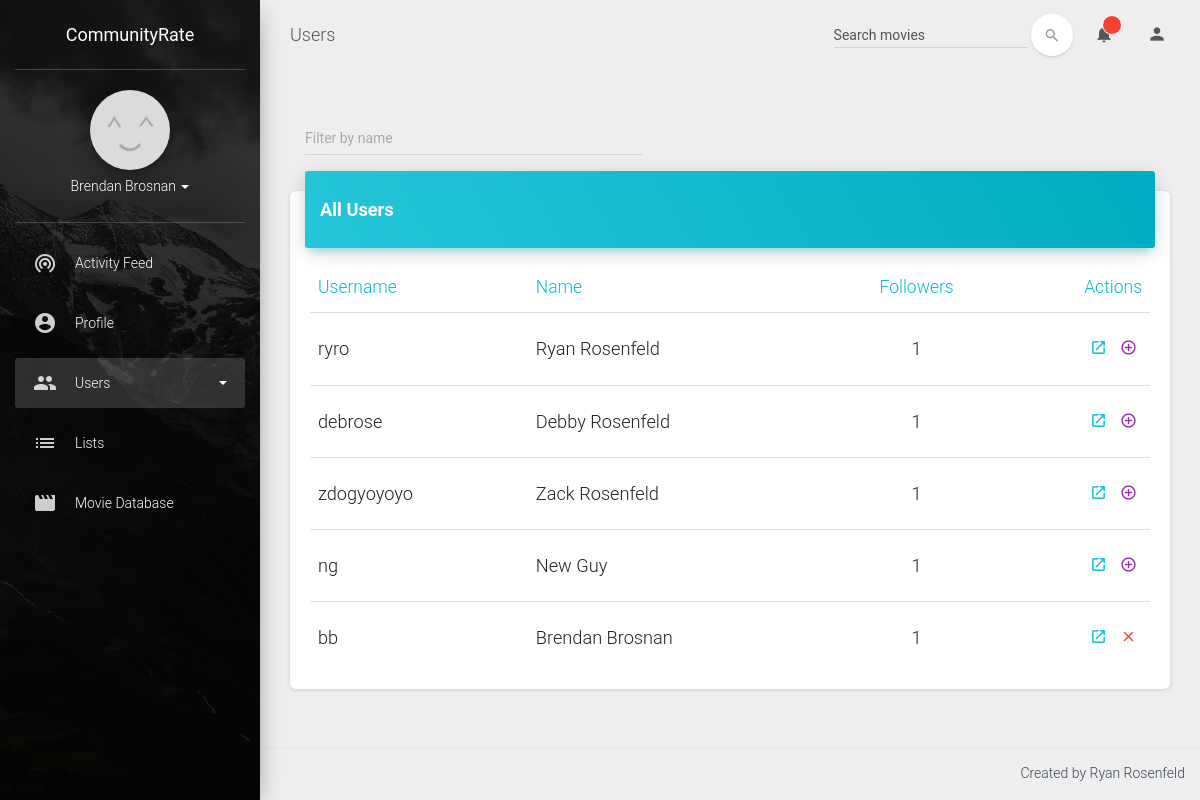
The app's page /users/ (signed in), older data.
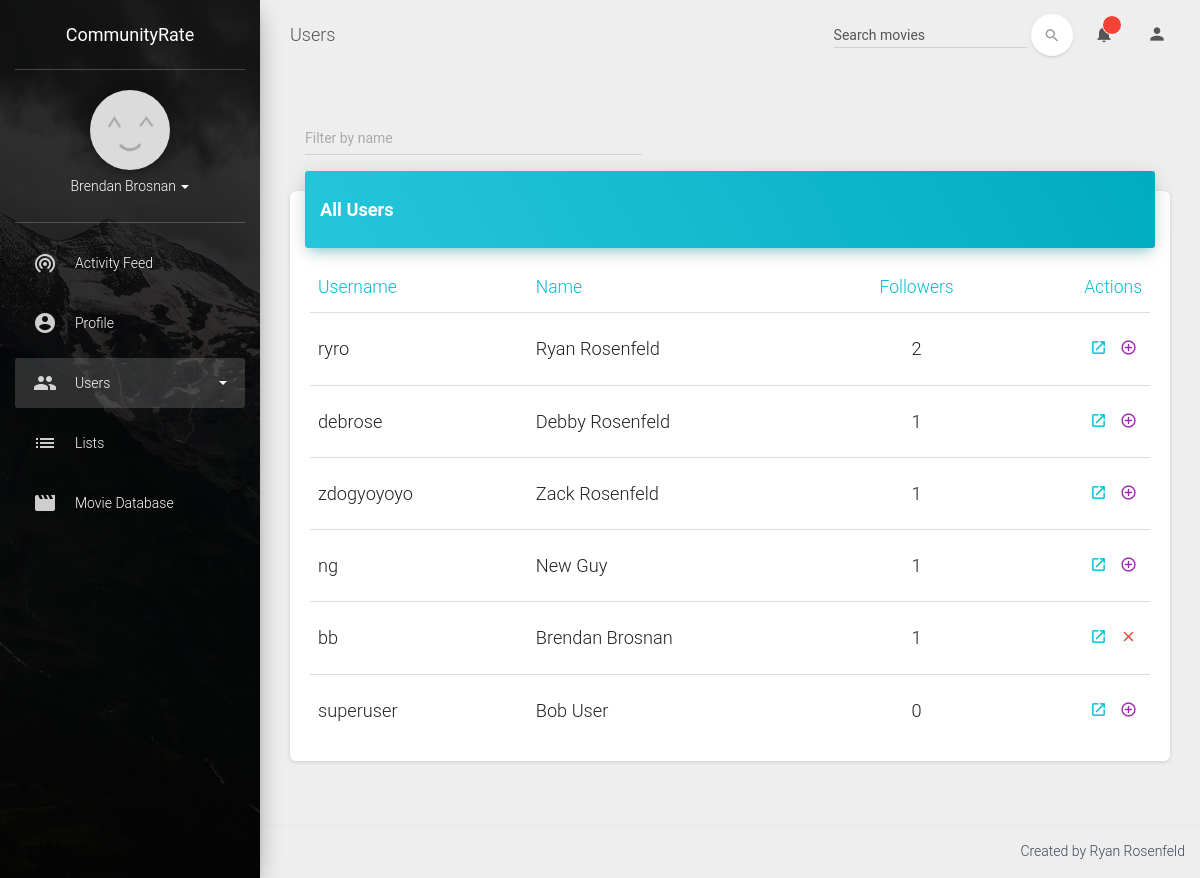
The same page, newer data.
### general/models.py (models this page shows)
class SiteUser(AbstractUser):
    fb_id = models.CharField(max_length=100, blank=True)
    fav_quote = models.TextField(blank=True)
    about_me = models.TextField(blank=True)
    has_pic = models.BooleanField(default=False)

### users/views.py (the view)
# urls.py: url(r'^users/', user_views.main_view),
def main_view(request, response=None):
    users = []
    following = request.user.follower_set.all()
    followers = request.user.following_set.all()
    all_users = SiteUser.objects.all()
    for user in all_users:
        followers_count = len(user.following_set.all())
        query = following.filter(following=user)
        already_following = (len(query) > 0) | (user == request.user)
        users.append((user, followers_count, already_following))
    users = sorted(users, key=lambda x: x[1], reverse=True)
    title = "Top Users"
    comment = "Find new favorites!"
    return render(request, 'users/main.html', {'num_followers': len(followers),
                                               'num_following': len(following),
                                               'users': users,
                                               'response': response,
                                               'title': title,
                                               'comment': comment,
                                               'page': 'users',
                                               'followers': followers,
                                               'following': following})

### general/context_processors.py (called while the page is built)
def rand_pic_string(request):
    return {'rand_pic_string': '?' + str(randint(0, 100000000))}

### templates/users/main.html (shortened to what this page needs)
{% extends 'base.html' %}
{% load static %}
{% block header %}
    <link href="https://afeld.github.io/emoji-css/emoji.css" rel="stylesheet">
    {% load static %}
    <link href="{% static 'general/css/profile.css' %}" rel="stylesheet">
{% endblock %}
{% block content %}
    <div class="col-md-12">
        <div class="col-md-5">
            <div class="form-group label-floating">
                <label class="control-label">Filter by name</label>
                <input id="filter-users" class="form-control">
            </div>
        </div>
        <div class="card">
            <div class="card-header" data-background-color="blue">
                    <h4 class="title card-header-title">All Users</h4>
            </div>
            <div class="card-content">
                <table class="table">
                    <thead class="text-info">
                        <th>Username</th>
                        <th>Name</th>
                        <th class="text-center">Followers</th>
                        <th class="text-right">Actions</th>
                    </thead>
                    <tbody>
                        {% for u, count, already_following in users %}
                            <tr id="{{ u.first_name|lower }} {{ u.last_name|lower }}">
                                <td>
                                    <h4>{{ u.username }}</h4>
                                </td>
                                <td>
                                    <h4>{{ u.first_name }} {{ u.last_name }}</h4>
                                </td>
                                <td>
                                    <h4 class="text-center" id="fcount-{{ u.username }}">{{ count }}</h4>
                                </td>
                                <td class="td-actions text-right" id="td-actions-{{ u.username }}">
                                    <button type="button" rel="tooltip" title="Visit profile" class="btn btn-info btn-simple" onclick="window.location.href='/profile/{{ u.username }}/'">
                                        <i class="material-icons">launch</i>
                                    </button>
                                    {% if already_following %}
                                        <button type="button" id="fbtn-{{ u.username }}" rel="tooltip" title="Unfollow" class="btn btn-danger btn-simple ufbtn">
                                            <i class="material-icons">clear</i>
                                        </button>
                                    {% else %}
                                        <button type="button" id="fbtn-{{ u.username }}" rel="tooltip" title="Follow" class="btn btn-primary btn-simple fbtn">
                                            <i class="material-icons">add_circle_outline</i>
                                        </button>
                                    {% endif %}
                                </td>
                            </tr>
                        {% endfor %}
                    </tbody>
                </table>
            </div>
        </div>
    </div>
{% endblock %}

### templates/base.html (shortened to what this page needs)
<!doctype html>
<html lang="en">
<head>
    {% load static %}
    <link href="https://maxcdn.bootstrapcdn.com/bootstrap/3.3.7/css/bootstrap.min.css" rel="stylesheet" />
    <link href="{% static 'material-dash/assets/css/material-dashboard.css' %}" rel="stylesheet"/>
    <link href="http://maxcdn.bootstrapcdn.com/font-awesome/latest/css/font-awesome.min.css" rel="stylesheet">
    <link href="{% static 'general/css/style.css' %}" rel="stylesheet">
    {% block header %}
    {% endblock %}
</head>
<body>
	<div class="wrapper">
	    <div class="sidebar" data-active-color="purple" data-background-color="black" data-image="{% static 'material-dash/assets/img/sidebar-1.jpg' %}">
			<div class="logo">
				<a href="/" class="simple-text">
					CommunityRate
				</a>
			</div>
	    	<div class="sidebar-wrapper">
                <div class="user">
                    <div class="photo">
                        {% if request.user.has_pic %}
                            <img src="{% with 'general/img/prof_pics/'|add:request.user.username|add:'.jpg'|add:rand_pic_string as img %}{% static img %}{% endwith %}">
                        {% else %}
                            <img src="{% static 'material-dash/assets/img/placeholder.jpg' %}">
                        {% endif %}
                    </div>
                    <div class="info">
                        <a data-toggle="collapse" href="#collapseExample" class="collapsed">
                            {{ request.user.get_full_name }}
                            <b class="caret"></b>
                        </a>
                    </div>
                </div>
	            <ul class="nav">
	                <li {% if page == 'activity_feed' %}class="active"{% endif %}>
	                    <a href="/">
	                        <i class="material-icons">wifi_tethering</i>
	                        <p>Activity Feed</p>
	                    </a>
	                </li>
                    <li {% if page == 'profile' %}class="active"{% endif %}>
                        <a href="/profile/">
                            <i class="material-icons">account_circle</i>
                            <p>Profile</p>
                        </a>
                    </li>
                    <li {% if page == 'users' or page == 'relationships' %}class="active"{% endif %}>
                        <a data-toggle="collapse" href="#users">
                            <i class="material-icons">people</i>
                            <p>Users
                                <b class="caret"></b>
                            </p>
                        </a>
                    </li>
                    <li {% if page == 'lists' %}class="active"{% endif %}>
                        <a href="/lists/">
                            <i class="material-icons">list</i>
                            <p>Lists</p>
                        </a>
                    </li>
                    <li {% if page == 'movies' %}class="active"{% endif %}>
                        <a href="/movies/">
                            <i class="material-icons">movie</i>
                            <p>Movie Database</p>
                        </a>
                    </li>
	            </ul>
	    	</div>
		</div>
	    <div class="main-panel">
			<nav class="navbar navbar-transparent navbar-absolute">
				<div class="container-fluid">
					<div class="navbar-header">
                        <a class="navbar-brand" href="#">
                            {% if page == 'activity_feed' %}Activity Feed
                            {% elif page == 'profile' %}Profile
                            {% elif page == 'discover' %}Discover
                            {% elif page == 'users' or page == 'relationships' %}Users
                            {% elif page == 'movies' %}Movies
                            {% endif %}
                        </a>
					</div>
					<div class="collapse navbar-collapse">
						<ul class="nav navbar-nav navbar-right">
							<li class="dropdown">
								  <a href="#" class="dropdown-toggle" data-toggle="dropdown">
										<i class="material-icons">notifications</i>
										<span class="notification">{{ number_notifications }}</span>
								  </a>
							</li>
							<li class="dropdown">
								<a href="#" class="dropdown-toggle" data-toggle="dropdown">
	 							   <i class="material-icons">person</i>
	 						   </a>
							</li>
						</ul>
						<form class="navbar-form navbar-right" role="search" action="/movies/" method="GET">
							<div class="form-group  is-empty">
	                        	<input type="text" class="form-control" name="search" placeholder="Search movies">
							</div>
							<button type="submit" class="btn btn-white btn-round btn-just-icon">
								<i class="material-icons">search</i><div class="ripple-container"></div>
							</button>
	                    </form>
					</div>
				</div>
			</nav>
	        <div class="content">
	            <div class="container-fluid">
	                <div class="row">
                        {% block content %}{% endblock %}
	                </div>
	            </div>
	        </div>
			<footer class="footer">
	            <div class="container-fluid">
	                <p class="pull-right">
	                    Created by Ryan Rosenfeld<br>
                    </p>
	            </div>
	        </footer>
	    </div>
	</div>
</body>
</html>

### static/general/css/style.css (style rules this page uses)
.card-header-title { color: white; font-weight: bold; }

Row changes from the older to the newer data that the page shows:
changed SiteUser "ryro": count "1" → "2"
added SiteUser: username "superuser", first_name "Bob", last_name "User", has_pic "0"
